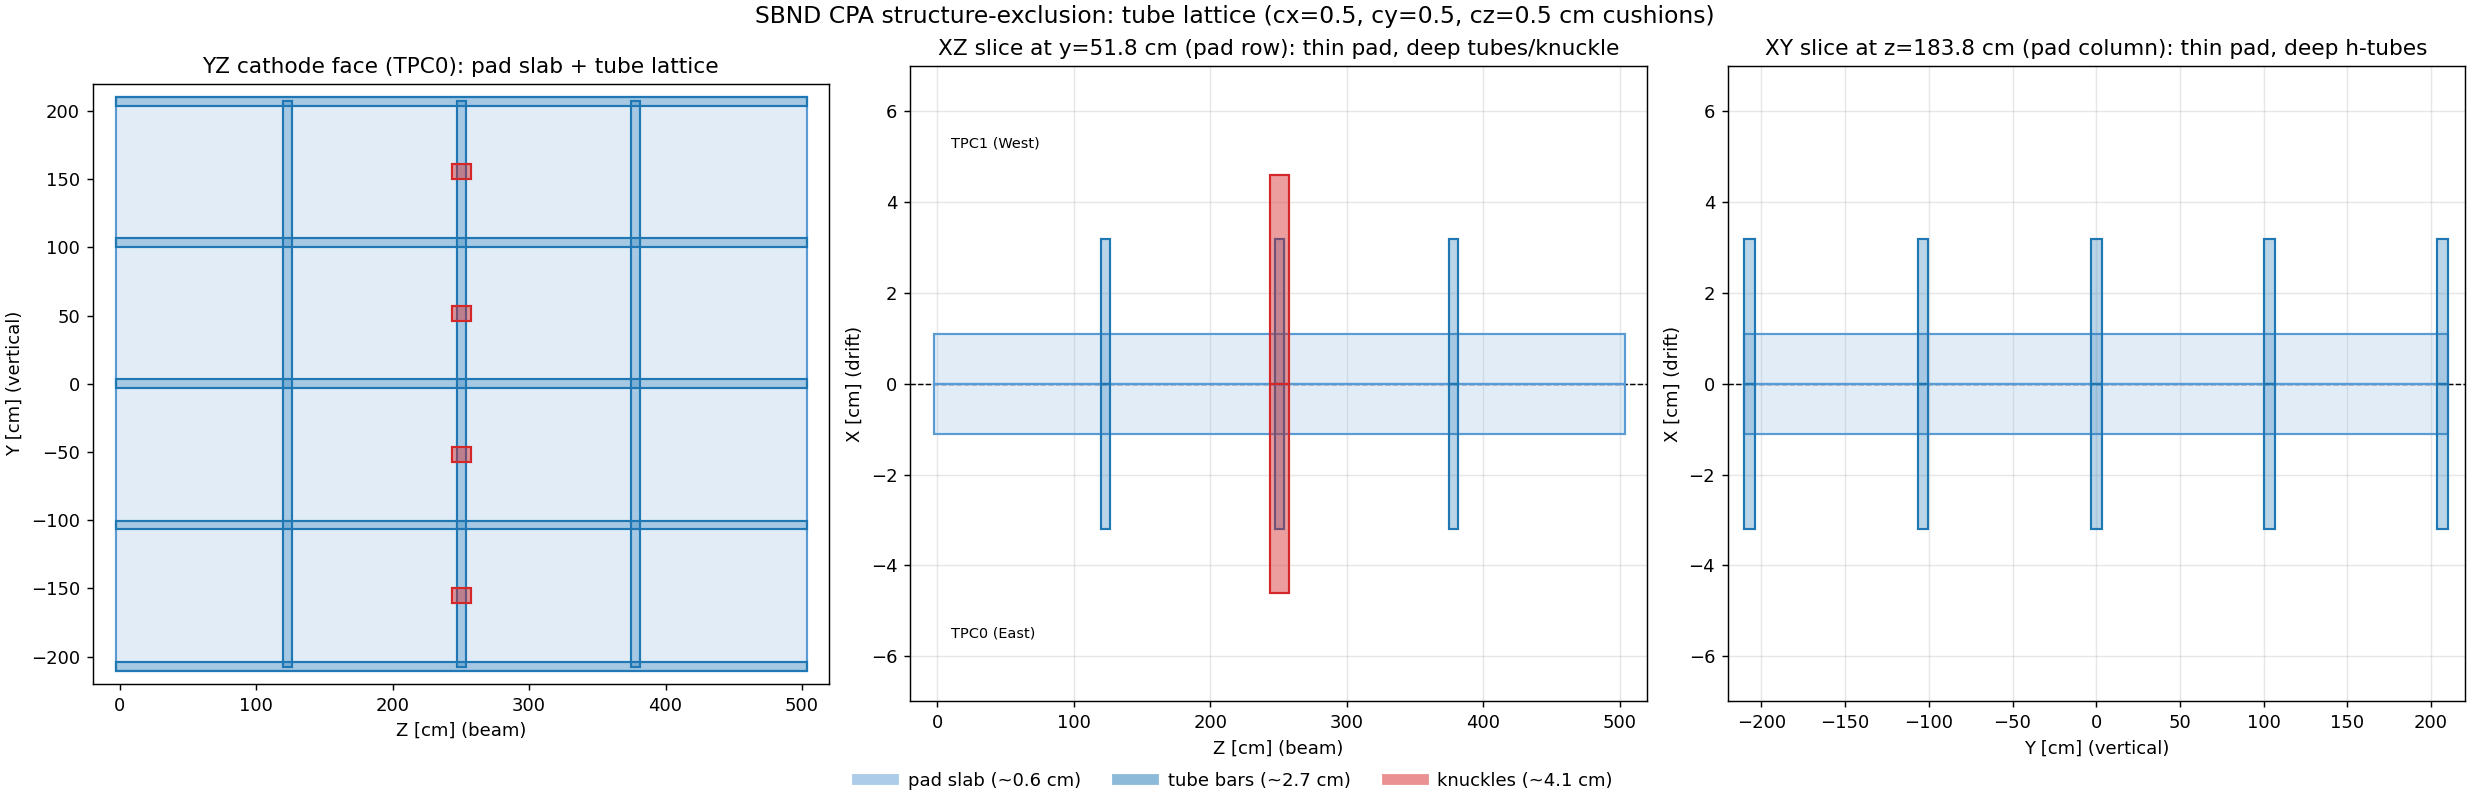

Recreate this plot in Python.
#!/usr/bin/env python3
"""
SBND cathode-plane (CPA) structure-exclusion fiducial volume.

A *staging* description of the region occupied by the CPA mechanical structure,
approximated by simple, overlapping, axis-aligned boxes, per TPC, in the
wire-cell-toolkit coordinate system. Nothing here touches the toolkit; the boxes
are emitted as a paste-ready jsonnet snippet -- see cathode_fiducial.md.

Model (v2): the deep exclusion follows the **tube lattice between the CPA pads**,
NOT a uniform slab over the whole plane. The 16 mesh/foil pads are thin (reach
~0.6 cm); only the steel pipe lattice in the inter-pad gaps reaches ~2.7 cm, and
the knuckle joints reach ~4.1 cm. So:
  * a thin full-plane "pad" slab (default 0.6 cm; set pad=False to drop), plus
  * deep, narrow "tube" bars along the lattice lines, plus
  * deeper "knuckle" boxes at the four joints on the central vertical line.

Coordinate system (wire-cell-toolkit / sbnd_xin), units = cm:
  X = drift, cathode at X = 0.  TPC0 = East (X<0); TPC1 = West (X>0).
  Y = vertical, centered at 0.  Z = beam.
  GDML volTPCActive local z=0 -> toolkit z = 250.5 cm (detector center).

Run:  python3 cathode_fiducial.py
      -> writes cathode_fiducial.png, prints jsonnet, runs self-checks.
"""

from dataclasses import dataclass

MM = 0.1                 # mm -> cm
Z_CENTER_CM = 250.5      # volTPCActive local z=0 -> toolkit z (z_J = z_C + 291.75)

# --------------------------------------------------------------------------
# Structure constants (mm), cathode-centered. From sampling the v02_06 GDML CPA
# solids + the GDML pipe-frame union definitions. See cathode_fiducial.md.
# --------------------------------------------------------------------------
PAD_REACH_MM = 6.0       # thin pad slab depth (mesh 0.5 mm + foil at 6 mm)
PAD_YH_MM    = 2018.5    # pad-grid (foil) envelope, half-extent in y
PAD_ZH_MM    = 2528.0    # pad-grid (foil) envelope, half-extent in z

TUBE_REACH_MM = 27.0     # Oe54 pipe reach into drift (rmax = 27 mm, axis on cathode)
TUBE_HW_MM    = 27.0     # transverse half-width of a tube bar (pipe radius).
                         # NB inter-pad GAP half-width is ~61 mm if you want bars
                         # to fill the whole gap instead of just the pipe.

KNK_REACH_MM = 41.0      # knuckle joint reach into drift
KNK_HY_MM    = 50.0      # knuckle half-size in y (100 mm tall)
KNK_HZ_MM    = 65.0      # knuckle half-size in z (130 mm)

# Lattice line positions (mm, local frame). Pads sit at y=+-517.5,+-1552.5 and
# z=+-667,+-1942; the pipe lattice runs in the gaps between/around them.
HORIZ_Y_MM = [0.0, 1035.0, -1035.0, 2070.0, -2070.0]   # tubes running along z
VERT_Z_MM  = [0.0, 1275.0, -1275.0]                    # tubes running along y
KNK_Y_MM   = [517.5, -517.5, 1552.5, -1552.5]          # knuckles, all on z=0

# Bar long-extent (half), mm -- bars span the whole cathode plane in their long
# direction so every inter-pad gap is covered across all columns/rows.
PLANE_YH_MM = 2070.0
PLANE_ZH_MM = 2528.0


@dataclass
class Box:
    """Axis-aligned box in toolkit coords (cm)."""
    name: str
    xmin: float; xmax: float
    ymin: float; ymax: float
    zmin: float; zmax: float

    def contains(self, p):
        x, y, z = p
        return (self.xmin <= x <= self.xmax and
                self.ymin <= y <= self.ymax and
                self.zmin <= z <= self.zmax)

    def ray(self):
        return [[self.xmin, self.ymin, self.zmin],
                [self.xmax, self.ymax, self.zmax]]

    def kind(self):
        return self.name.split("_")[0].rstrip("0123456789+-")


# --- Per-TPC asymmetry hook -------------------------------------------------
# v02_06 realizes the CPA mirror-symmetric about X=0 (only volCPA_East placed;
# volTPCActive reused under volTPC_West with a pure 180-Y rotation), so by default
# both TPCs use the same reach. If a REAL cathode asymmetry is confirmed, give a
# feature a different reach here, e.g.  PER_TPC_REACH = {"knuckle": {0:41, 1:38}}.
PER_TPC_REACH = {}  # type: dict


def _xspan(tpc, reach_mm, cx_cm, feature=None):
    """X span (cm) for a feature reaching `reach_mm` into TPC drift, + cushion cx.
    TPC0 -> [-(reach+cx), 0]; TPC1 -> [0, +(reach+cx)]. Honors PER_TPC_REACH."""
    if feature in PER_TPC_REACH and tpc in PER_TPC_REACH[feature]:
        reach_mm = PER_TPC_REACH[feature][tpc]
    d = reach_mm * MM + cx_cm
    return (-d, 0.0) if tpc == 0 else (0.0, d)


def _zc(local_mm):
    """local z (mm) -> toolkit z (cm)."""
    return Z_CENTER_CM + local_mm * MM


def cathode_boxes(tpc, cx=0.0, ct=0.0, pad=True, tube_hw_cm=None, include_boss=False):
    """Per-TPC CPA structure-exclusion boxes (cm, toolkit frame).

    tpc        : 0 (East, X<0) or 1 (West, X>0)
    cx         : drift (X) cushion, cm, added to every reach.
    ct         : transverse (Y,Z) cushion, cm, added to every Y/Z half-extent.
    pad        : include the thin full-plane pad slab (default True).
    tube_hw_cm : tube bar transverse half-width (default = pipe radius 2.7 cm;
                 use ~6.1 cm to fill the whole inter-pad gap).
    include_boss : add the small center-boss box (default off; tubes cover it).
    """
    assert tpc in (0, 1)
    hw = (TUBE_HW_MM * MM) if tube_hw_cm is None else tube_hw_cm
    yplane = PLANE_YH_MM * MM + ct
    zlo, zhi = _zc(-PLANE_ZH_MM) - ct, _zc(PLANE_ZH_MM) + ct
    boxes = []

    # thin full-plane pad slab (mesh + foil)
    if pad:
        x0, x1 = _xspan(tpc, PAD_REACH_MM, cx, "pad")
        boxes.append(Box("pad", x0, x1,
                         -(PAD_YH_MM * MM + ct), (PAD_YH_MM * MM + ct),
                         _zc(-PAD_ZH_MM) - ct, _zc(PAD_ZH_MM) + ct))

    # deep horizontal tube bars (run along z) at the y gap-lines
    for y in HORIZ_Y_MM:
        x0, x1 = _xspan(tpc, TUBE_REACH_MM, cx, "tube")
        yc = y * MM
        boxes.append(Box("htube_y%+05.0f" % y, x0, x1,
                         yc - (hw + ct), yc + (hw + ct), zlo, zhi))

    # deep vertical tube bars (run along y) at the z gap-lines
    for z in VERT_Z_MM:
        x0, x1 = _xspan(tpc, TUBE_REACH_MM, cx, "tube")
        zc = _zc(z)
        boxes.append(Box("vtube_z%+05.0f" % z, x0, x1,
                         -yplane, yplane, zc - (hw + ct), zc + (hw + ct)))

    # deeper knuckle boxes on the central vertical line (z=0)
    for y in KNK_Y_MM:
        x0, x1 = _xspan(tpc, KNK_REACH_MM, cx, "knuckle")
        yc = y * MM
        boxes.append(Box("knuckle_y%+05.0f" % y, x0, x1,
                         yc - (KNK_HY_MM * MM + ct), yc + (KNK_HY_MM * MM + ct),
                         _zc(-KNK_HZ_MM) - ct, _zc(KNK_HZ_MM) + ct))

    # optional center boss (mostly covered by the central tube crossing)
    if include_boss:
        x0, x1 = _xspan(tpc, 13.5, cx, "boss")
        boxes.append(Box("boss", x0, x1, -(13.5 * MM + ct), (13.5 * MM + ct),
                         _zc(-29.5) - ct, _zc(29.5) + ct))
    return boxes


def all_boxes(cx=0.0, ct=0.0, **kw):
    return {0: cathode_boxes(0, cx, ct, **kw), 1: cathode_boxes(1, cx, ct, **kw)}


def inside(point_cm, cx=0.0, ct=0.0, **kw):
    """True if point (x,y,z in cm) is inside ANY CPA exclusion box (either TPC).
    Mirrors a toolkit CompositeFiducial{logic:'or'} over the per-TPC BoxFiducials."""
    for tpc in (0, 1):
        for b in cathode_boxes(tpc, cx, ct, **kw):
            if b.contains(point_cm):
                return True
    return False


# --------------------------------------------------------------------------
# Toolkit jsonnet emitter (BoxFiducial + CompositeFiducial), paste-ready.
# --------------------------------------------------------------------------
def to_jsonnet(cx=0.0, ct=0.0, **kw):
    f = lambda v: "%.3f" % v
    L = ["// SBND CPA structure-exclusion fiducial (generated by cathode_fiducial.py)",
         "// cx=%.3f cm (drift cushion), ct=%.3f cm (transverse cushion)" % (cx, ct),
         "local wc = import 'wirecell.jsonnet';",
         "local cpa_boxes = ["]
    names = []
    for tpc in (0, 1):
        for b in cathode_boxes(tpc, cx, ct, **kw):
            tn = "cpa-tpc%d-%s" % (tpc, b.name)
            names.append(tn)
            (x0, y0, z0), (x1, y1, z1) = b.ray()
            L += ["  { type: 'BoxFiducial', name: '%s'," % tn,
                  "    data: { bounds: {",
                  "      tail: { x: %s*wc.cm, y: %s*wc.cm, z: %s*wc.cm }," % (f(x0), f(y0), f(z0)),
                  "      head: { x: %s*wc.cm, y: %s*wc.cm, z: %s*wc.cm }," % (f(x1), f(y1), f(z1)),
                  "    } } },"]
    L += ["];",
          "local cpa_exclusion = {",
          "  type: 'CompositeFiducial', name: 'cpa-exclusion',",
          "  data: { logic: 'or', fiducials: [",
          "    " + ",\n    ".join("'BoxFiducial:%s'" % n for n in names),
          "  ] },",
          "};",
          "// contained() == true  ->  point is in the CPA structure region (exclude it)."]
    return "\n".join(L)


# --------------------------------------------------------------------------
# Drawing
# --------------------------------------------------------------------------
KIND_STYLE = {  # edgecolor, fill alpha
    "pad":     ("#5b9bd5", 0.18),
    "htube":   ("#1f77b4", 0.30),
    "vtube":   ("#1f77b4", 0.30),
    "knuckle": ("#d62728", 0.45),
    "boss":    ("#2ca02c", 0.40),
}


def _pad_outlines():
    """16 mesh-pad footprints in toolkit coords (z,y) cm, for the face view."""
    out = []
    for y in (517.5, -517.5, 1552.5, -1552.5):
        for z in (667.0, -667.0, 1942.0, -1942.0):
            out.append((_zc(z) - 1153.0 * MM / 2, _zc(z) + 1153.0 * MM / 2,
                        y * MM - 913.0 * MM / 2, y * MM + 913.0 * MM / 2))
    return out


def draw(png="cathode_fiducial.png", cx=0.0, ct=0.0, **kw):
    import matplotlib
    matplotlib.use("Agg")
    import matplotlib.pyplot as plt
    from matplotlib.patches import Rectangle
    from matplotlib.lines import Line2D

    from matplotlib.colors import to_rgba

    boxes = all_boxes(cx, ct, **kw)
    fig, axes = plt.subplots(1, 3, figsize=(19, 6.2), constrained_layout=True)

    def rect(ax, a, b, c, d, ec, alpha, lw=1.2):
        # translucent fill but a SOLID edge, so full-plane regions (the pad slab)
        # are visible by their boundary instead of washing out at low alpha.
        ax.add_patch(Rectangle((a, c), b - a, d - c, fill=True,
                               fc=to_rgba(ec, alpha), ec=ec, lw=lw, zorder=3))

    # ---- Panel 1: YZ cathode face (TPC0) -- the lattice grid over the pads ----
    ax = axes[0]
    for (z0, z1, y0, y1) in _pad_outlines():
        ax.add_patch(Rectangle((z0, y0), z1 - z0, y1 - y0, fill=True,
                               fc="0.92", ec="0.6", lw=0.6, zorder=1))
    for b in boxes[0]:
        st = KIND_STYLE[b.kind()]
        rect(ax, b.zmin, b.zmax, b.ymin, b.ymax, st[0], st[1])
    ax.set_xlim(-20, 520); ax.set_ylim(-220, 220); ax.set_aspect("equal")
    ax.set_xlabel("Z [cm] (beam)"); ax.set_ylabel("Y [cm] (vertical)")
    ax.set_title("YZ cathode face (TPC0): pads (gray) + tube lattice")

    # ---- Panel 2: XZ slice at a pad-row (y = 51.75 cm) ----
    yslice = 51.75
    ax = axes[1]
    for b in boxes[0] + boxes[1]:
        if b.ymin <= yslice <= b.ymax:
            st = KIND_STYLE[b.kind()]
            rect(ax, b.zmin, b.zmax, b.xmin, b.xmax, st[0], st[1])
    ax.axhline(0, color="k", lw=0.8, ls="--")
    ax.set_xlim(-20, 520); ax.set_ylim(-7, 7)
    ax.set_xlabel("Z [cm] (beam)"); ax.set_ylabel("X [cm] (drift)")
    ax.set_title("XZ slice at y=%.1f cm (pad row): thin pad, deep tubes/knuckle" % yslice)
    ax.text(10, 5.2, "TPC1 (West)", fontsize=8); ax.text(10, -5.6, "TPC0 (East)", fontsize=8)
    ax.grid(alpha=0.3)

    # ---- Panel 3: XY slice at a pad-column (z = 183.8 cm) ----
    zslice = _zc(-667.0)  # pad column center
    ax = axes[2]
    for b in boxes[0] + boxes[1]:
        if b.zmin <= zslice <= b.zmax:
            st = KIND_STYLE[b.kind()]
            rect(ax, b.ymin, b.ymax, b.xmin, b.xmax, st[0], st[1])
    ax.axhline(0, color="k", lw=0.8, ls="--")
    ax.set_xlim(-220, 220); ax.set_ylim(-7, 7)
    ax.set_xlabel("Y [cm] (vertical)"); ax.set_ylabel("X [cm] (drift)")
    ax.set_title("XY slice at z=%.1f cm (pad column): thin pad, deep h-tubes" % zslice)
    ax.grid(alpha=0.3)

    leg = [Line2D([0], [0], color=KIND_STYLE[k][0], lw=6, alpha=0.5, label=lbl)
           for k, lbl in [("pad", "pad slab (~0.6 cm)"),
                          ("htube", "tube bars (~2.7 cm)"),
                          ("knuckle", "knuckles (~4.1 cm)")]]
    leg.append(Line2D([0], [0], color="0.6", lw=6, alpha=0.4, label="CPA pads"))
    fig.legend(handles=leg, loc="outside lower center", ncol=4, frameon=False)
    fig.suptitle("SBND CPA structure-exclusion: tube lattice (cx=%.1f cm, ct=%.1f cm)"
                 % (cx, ct), fontsize=13)
    fig.savefig(png, dpi=130)
    print("wrote", png)


def _selfcheck():
    # pad point away from any tube line: thin cut only
    pad_pt = (51.75, 183.8)  # (y, z) cm: pad-row center, pad-column center
    assert inside((-0.3,) + pad_pt),       "shallow point on a pad should be inside (pad slab)"
    assert not inside((-2.0,) + pad_pt),   "deep point on a pad should be OUTSIDE (no slab cut)"
    # horizontal tube (y=0 line), over a pad column: deep cut present
    assert inside((-2.0, 0.0, 183.8)),     "deep point on a horizontal tube should be inside"
    assert not inside((-4.0, 0.0, 183.8)), "tube reaches only ~2.7 cm; -4 outside"
    # vertical tube (z=0 line), off the knuckles: deep cut present
    assert inside((-2.0, 80.0, 250.5)),    "deep point on the central vertical tube should be inside"
    assert not inside((-4.0, 80.0, 250.5)),"tube reaches only ~2.7 cm; -4 outside"
    # knuckle: deepest
    assert inside((-3.5, 51.75, 250.5)),   "knuckle point should be inside"
    assert not inside((-4.5, 51.75, 250.5)),"knuckle reaches ~4.1 cm; -4.5 outside"
    # cushion widens the pad slab
    assert inside((-2.0,) + pad_pt, cx=2.0),"cx=2 widens pad slab past 2 cm"
    # mirror: TPC1 is +X
    assert inside((2.0, 0.0, 183.8)),       "TPC1 horizontal tube at +X should be inside"
    print("self-checks passed")


if __name__ == "__main__":
    _selfcheck()
    draw()
    nb = len(cathode_boxes(0))
    print("boxes per TPC: %d (%d total)" % (nb, 2 * nb))
    print("\n--- toolkit jsonnet (paste-ready, NOT applied) ---\n")
    print(to_jsonnet())
